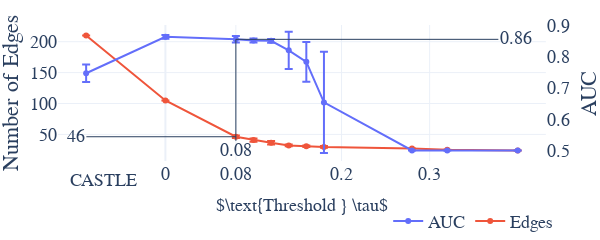

The code cell stored with this chart in its notebook:
### Code cell
version = 'adult_fulltest'
metric = 'auc'

agg_stats = collect_results(version=version, metric=metric, dsets='100000', res_folder=results_folder, mat_folder=mats_folder)

sub = -0.09
agg_stats.loc[agg_stats['theta']==-1,'theta'] = sub

filter_theta = 0.6
filter_list = [0.2,0.24]
agg_stats = agg_stats[(agg_stats['theta']<=filter_theta) & (~agg_stats['theta'].isin(filter_list))]
display(agg_stats)

### Plot results
fig = plot_ly_lines(agg_stats,'auc', height=200)

fig.update_layout(
    legend={
        'y':-0.58,
        'x':0.8,
        'orientation':"h",
        'xanchor': 'center',
        'yanchor': 'bottom'},
    font=dict(
        family='Serif',#"Courier New, monospace",
        size=18,
        # color="Black"
    ) ,
    margin=dict(
            l=10,
            r=10,
            b=0,
            t=25,
            pad=0
            ),   
)

# Set x-axis title
fig.update_xaxes(showgrid=True,title={'text':r'$\text{Threshold } \tau$','font':{'size':18#, 'family': 'Courier New, monospace',
}},tickvals=[a for sub in [[0,0.08],list(np.round(np.arange(0.15, max(agg_stats['theta']), 0.15),1))] for a in sub],
)

fig.add_annotation(x=0.02, y=-0.225,
            text="CASTLE",
            showarrow=False,
            yshift=0,
            xref='paper',
            yref='paper',)

chosen_tau=0.08

fig.add_annotation(x=chosen_tau, y=0.8556,
            text=str(chosen_tau),
            showarrow=True,
            yshift=0,
            xref='x',ax=0,
            yref='y2',ay=112#172
            )
fig.add_annotation(x=chosen_tau, y=0.8556,
            text=str(0.86),
            showarrow=True,
            yshift=0,
            xref='x',ax=280,
            yref='y2',ay=0)
fig.add_annotation(x=chosen_tau, y=46.2,
            text=str(46),
            showarrow=True,
            yshift=0,
            xref='x',ax=-160,
            yref='y',ay=0)

fig.show()

if not os.path.exists(output_folder):
    os.mkdir(output_folder)

out_path = os.path.join(output_folder,f"plot_tauoptim_{version}.png")

if save_figs:
    import kaleido
    fig.write_image(out_path)

### Figure 1 — Plotly figure (JSON) as saved in the notebook; plotly's stock layout.template omitted (floating-point values rounded to 4 significant figures)
{"data": [{"error_y": {"array": [0.02788, 0.00599, 0.01055, 0.006541, 0.006104, 0.05933, 0.06342, 0.1617, 0, 0, 0], "type": "data", "visible": true}, "name": "AUC", "type": "scatter", "x": [-0.09, 0, 0.08, 0.1, 0.12, 0.14, 0.16, 0.18, 0.28, 0.32, 0.4], "xaxis": "x", "y": [0.747, 0.8635, 0.8556, 0.8518, 0.8508, 0.8204, 0.7835, 0.6538, 0.5, 0.5, 0.5], "yaxis": "y2"}, {"error_y": {"array": [0, 0, 1.979, 2.614, 2.784, 1.354, 1.19, 1.333, 0, 0, 0], "type": "data", "visible": true}, "name": "Edges", "type": "scatter", "x": [-0.09, 0, 0.08, 0.1, 0.12, 0.14, 0.16, 0.18, 0.28, 0.32, 0.4], "xaxis": "x", "y": [210, 105, 46.2, 40.8, 36.6, 32.2, 30.8, 29.75, 27, 25, 24], "yaxis": "y"}], "layout": {"annotations": [{"showarrow": false, "text": "CASTLE", "x": 0.02, "xref": "paper", "y": -0.225, "yref": "paper", "yshift": 0}, {"ax": 0, "ay": 112, "showarrow": true, "text": "0.08", "x": 0.08, "xref": "x", "y": 0.8556, "yref": "y2", "yshift": 0}, {"ax": 280, "ay": 0, "showarrow": true, "text": "0.86", "x": 0.08, "xref": "x", "y": 0.8556, "yref": "y2", "yshift": 0}, {"ax": -160, "ay": 0, "showarrow": true, "text": "46", "x": 0.08, "xref": "x", "y": 46.2, "yref": "y", "yshift": 0}], "autosize": true, "font": {"family": "Serif", "size": 18}, "height": 200, "legend": {"orientation": "h", "x": 0.8, "xanchor": "center", "y": -0.58, "yanchor": "bottom"}, "margin": {"b": 0, "l": 10, "pad": 0, "r": 10, "t": 25}, "title": {"text": ""}, "width": 600, "xaxis": {"anchor": "y", "domain": [0, 0.94], "showgrid": true, "tickvals": [0, 0.08, 0.2, 0.3], "title": {"font": {"size": 18}, "text": "$\\text{Threshold } \\tau$"}}, "yaxis": {"anchor": "x", "domain": [0, 1], "title": {"text": "Number of Edges"}}, "yaxis2": {"anchor": "x", "nticks": 6, "overlaying": "y", "showgrid": false, "side": "right", "title": {"text": "AUC"}, "zeroline": false}}}
